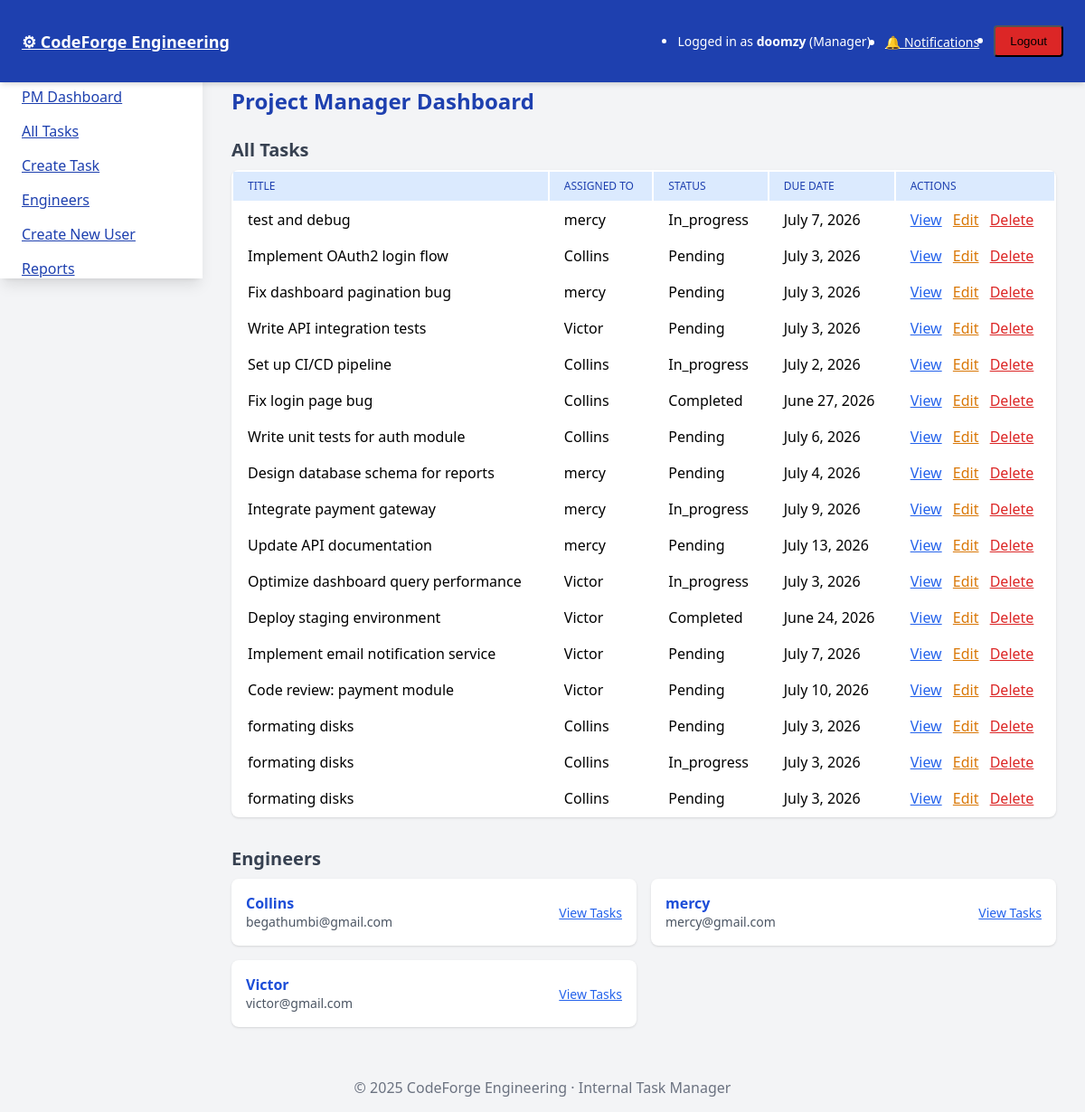
Screenshot of /dashboard/manager/ (signed in) with the database file from the repository.
### tasks/models.py (models this page shows, shortened)
class User(AbstractUser):
    ROLE_CHOICES = (
        ('manager', 'Project Manager'),
        ('worker', 'Engineer'),
    )
    role = models.CharField(max_length=10, choices=ROLE_CHOICES)

class Task(models.Model):
    STATUS_CHOICES = (
        ('pending', 'Pending'),
        ('in_progress', 'In Progress'),
        ('completed', 'Completed'),
    )
    PRIORITY_CHOICES = (
        ('low', 'Low'),
        ('medium', 'Medium'),
        ('high', 'High'),
    )
    title = models.CharField(max_length=255)
    description = models.TextField(blank=True)
    assigned_to = models.ForeignKey(User, on_delete=models.CASCADE, related_name='tasks')
    status = models.CharField(max_length=20, choices=STATUS_CHOICES, default='pending')
    priority = models.CharField(max_length=10, choices=PRIORITY_CHOICES, default='medium')
    created_at = models.DateTimeField(auto_now_add=True)
    updated_at = models.DateTimeField(auto_now=True)
    due_date = models.DateField(null=True, blank=True)
    completed_at = models.DateTimeField(null=True, blank=True)

### tasks/views.py (the view)
# urls.py: path('dashboard/manager/', manager_dashboard, name='manager_dashboard'),
@login_required
def manager_dashboard(request):
    user = request.user
    if user.role != 'manager':
        return redirect('worker_dashboard')
    tasks = Task.objects.all()
    workers = User.objects.filter(role='worker')
    context = {
        'tasks': tasks,
        'workers': workers,
        'manager': user,
    }
    return render(request, 'core/manager_dashboard.html', context)

### tasks/context_processors.py (called while the page is built)
def notifications(request):
    if not request.user.is_authenticated:
        return {}
    qs = request.user.notifications.all()
    return {
        'nav_notifications': qs[:8],
        'nav_unread_count': qs.filter(is_read=False).count(),
    }

### tasks/templates/core/manager_dashboard.html
{% extends "base.html" %}
{% block content %}
<div class="max-w-7xl mx-auto">
    <h1 class="text-2xl font-bold mb-6 text-blue-800">Project Manager Dashboard</h1>
    <div class="mb-8">
        <h2 class="text-xl font-semibold text-gray-700 mb-2">All Tasks</h2>
        <div class="overflow-x-auto bg-white shadow rounded-lg">
            <table class="min-w-full divide-y divide-gray-200">
                <thead class="bg-blue-100">
                    <tr>
                        <th class="px-4 py-2 text-left text-xs font-medium text-blue-800 uppercase">Title</th>
                        <th class="px-4 py-2 text-left text-xs font-medium text-blue-800 uppercase">Assigned To</th>
                        <th class="px-4 py-2 text-left text-xs font-medium text-blue-800 uppercase">Status</th>
                        <th class="px-4 py-2 text-left text-xs font-medium text-blue-800 uppercase">Due Date</th>
                        <th class="px-4 py-2 text-left text-xs font-medium text-blue-800 uppercase">Actions</th>
                    </tr>
                </thead>
                <tbody class="bg-white divide-y divide-gray-200">
                    {% for task in tasks %}
                    <tr>
                        <td class="px-4 py-2">{{ task.title }}</td>
                        <td class="px-4 py-2">{{ task.assigned_to.username }}</td>
                        <td class="px-4 py-2 capitalize">{{ task.status }}</td>
                        <td class="px-4 py-2">{{ task.due_date }}</td>
                        <td class="px-4 py-2">
                            <a href="{% url 'task_detail' task.pk %}" class="text-blue-600 hover:underline">View</a>
                            <a href="{% url 'task_update' task.pk %}" class="ml-2 text-yellow-600 hover:underline">Edit</a>
                            <a href="{% url 'task_delete' task.pk %}" class="ml-2 text-red-600 hover:underline">Delete</a>
                        </td>
                    </tr>
                    {% empty %}
                    <tr><td colspan="5" class="px-4 py-2 text-center text-gray-500">No tasks found.</td></tr>
                    {% endfor %}
                </tbody>
            </table>
        </div>
    </div>
    <div>
        <h2 class="text-xl font-semibold text-gray-700 mb-2">Engineers</h2>
        <div class="grid grid-cols-1 md:grid-cols-2 gap-4">
            {% for worker in workers %}
            <div class="bg-white p-4 shadow rounded-lg flex items-center justify-between">
                <div>
                    <div class="font-bold text-blue-700">{{ worker.username }}</div>
                    <div class="text-sm text-gray-600">{{ worker.email }}</div>
                </div>
                <div>
                    <a href="{% url 'engineer_detail' worker.pk %}" class="text-blue-600 hover:underline text-sm">View Tasks</a>
                </div>
            </div>
            {% empty %}
            <div class="text-gray-500">No engineers added yet.</div>
            {% endfor %}
        </div>
    </div>
</div>
{% endblock %}

### tasks/templates/base.html (shortened to what this page needs)
<!DOCTYPE html>
<html lang="en">
<head>
    {% load static %}
    <link rel="stylesheet" href="{% static 'css/tailwind-offline.css' %}">
</head>
<body class="bg-gray-100">
    <header class="fixed top-0 left-0 w-full bg-blue-800 text-white z-40 shadow-md">
        <nav class="flex items-center justify-between px-6 py-3">
            <div class="text-lg font-bold">
                <a href="{% url 'role_redirect' %}">⚙ CodeForge Engineering</a>
            </div>
            <ul class="flex items-center space-x-4">
                {% if user.is_authenticated %}
                    <li class="text-sm">Logged in as <span class="font-semibold">{{ user.username }}</span> (<span class="capitalize">{{ user.role }}</span>)</li>
                    <li>
                        <a href="{% url 'notifications' %}" class="relative inline-flex items-center text-white text-sm hover:underline">
                            🔔 Notifications
                        </a>
                    </li>
                    <li>
                        <form action="{% url 'logout' %}" method="post">
                            <button type="submit" class="bg-red-600 px-4 py-2 rounded hover:bg-red-700 transition">Logout</button>
                        </form>
                    </li>
                {% endif %}
            </ul>
        </nav>
    </header>
    {% if user.is_authenticated %}
    <aside class="fixed top-16 left-0 h-[calc(100vh-4rem)] w-56 bg-white shadow-lg z-30 flex flex-col pt-8">
        <nav class="flex flex-col space-y-4 px-6">
                {% if user.is_superuser %}
                    <a href="{% url 'manager_dashboard' %}" class="text-blue-800 hover:underline">PM Dashboard</a>
                    <a href="{% url 'task_list' %}" class="text-blue-800 hover:underline">All Tasks</a>
                    <a href="{% url 'task_create' %}" class="text-blue-800 hover:underline">Create Task</a>
                    <a href="{% url 'engineer_list' %}" class="text-blue-800 hover:underline">Engineers</a>
                    <a href="{% url 'register' %}" class="text-blue-800 hover:underline">Create New User</a>
                    <a href="{% url 'reports' %}" class="text-blue-800 hover:underline">Reports</a>
                {% elif user.role == 'manager' %}
                    <a href="{% url 'manager_dashboard' %}" class="text-blue-800 hover:underline">PM Dashboard</a>
                    <a href="{% url 'task_list' %}" class="text-blue-800 hover:underline">All Tasks</a>
                    <a href="{% url 'task_create' %}" class="text-blue-800 hover:underline">Create Task</a>
                    <a href="{% url 'engineer_list' %}" class="text-blue-800 hover:underline">Engineers</a>
                    <a href="{% url 'register' %}" class="text-blue-800 hover:underline">Create New User</a>
                    <a href="{% url 'reports' %}" class="text-blue-800 hover:underline">Reports</a>
                {% elif user.role == 'worker' %}
                    <a href="{% url 'worker_dashboard' %}" class="text-blue-800 hover:underline">Engineer Dashboard</a>
                    <a href="{% url 'task_list' %}" class="text-blue-800 hover:underline">My Tasks</a>
                    <a href="{% url 'reports' %}" class="text-blue-800 hover:underline">My Reports</a>
                {% else %}
                    <a href="{% url 'task_list' %}" class="text-blue-800 hover:underline">Tasks</a>
                    <a href="{% url 'reports' %}" class="text-blue-800 hover:underline">Reports</a>
                {% endif %}
        </nav>
    </aside>
    {% endif %}
    <main class="{% if user.is_authenticated %}ml-56{% endif %} pt-20 px-8">
        {% block content %}{% endblock %}
    </main>
    <footer class="mt-10 text-center text-gray-500 py-4">
        &copy; {{ year|default:2025 }} CodeForge Engineering · Internal Task Manager
    </footer>
</body>
</html>

### rows the page displays
User: username "doomzy", role "Manager"
Task: title "test and debug", assigned_to.username "mercy", status "In_progress", due_date "July 7, 2026"
Task: title "Implement OAuth2 login flow", assigned_to.username "Collins", status "Pending", due_date "July 3, 2026"
Task: title "Fix dashboard pagination bug", assigned_to.username "mercy", status "Pending", due_date "July 3, 2026"
Task: title "Write API integration tests", assigned_to.username "Victor", status "Pending", due_date "July 3, 2026"
Task: title "Set up CI/CD pipeline", assigned_to.username "Collins", status "In_progress", due_date "July 2, 2026"
Task: title "Fix login page bug", assigned_to.username "Collins", status "Completed", due_date "June 27, 2026"
Task: title "Write unit tests for auth module", assigned_to.username "Collins", status "Pending", due_date "July 6, 2026"
Task: title "Design database schema for reports", assigned_to.username "mercy", status "Pending", due_date "July 4, 2026"
Task: title "Integrate payment gateway", assigned_to.username "mercy", status "In_progress", due_date "July 9, 2026"
Task: title "Update API documentation", assigned_to.username "mercy", status "Pending", due_date "July 13, 2026"
Task: title "Optimize dashboard query performance", assigned_to.username "Victor", status "In_progress", due_date "July 3, 2026"
Task: title "Deploy staging environment", assigned_to.username "Victor", status "Completed", due_date "June 24, 2026"
Task: title "Implement email notification service", assigned_to.username "Victor", status "Pending", due_date "July 7, 2026"
Task: title "Code review: payment module", assigned_to.username "Victor", status "Pending", due_date "July 10, 2026"
Task: title "formating disks", assigned_to.username "Collins", status "Pending", due_date "July 3, 2026"
Task: title "formating disks", assigned_to.username "Collins", status "In_progress", due_date "July 3, 2026"
Task: title "formating disks", assigned_to.username "Collins", status "Pending", due_date "July 3, 2026"
User: username "Collins", email "begathumbi@gmail.com"
User: username "mercy", email "mercy@gmail.com"
User: username "Victor", email "victor@gmail.com"

### other values shown
{{ year|default:2025 }} "2025"
